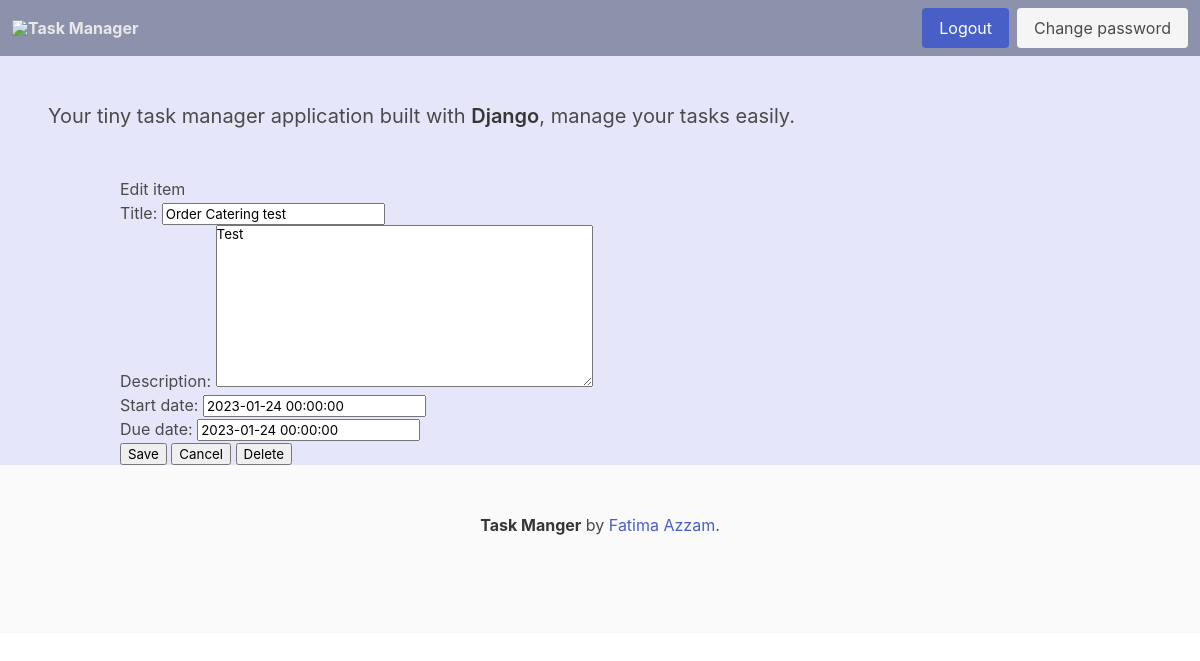
/task/46/ (signed in), run on an earlier commit of the app's database.
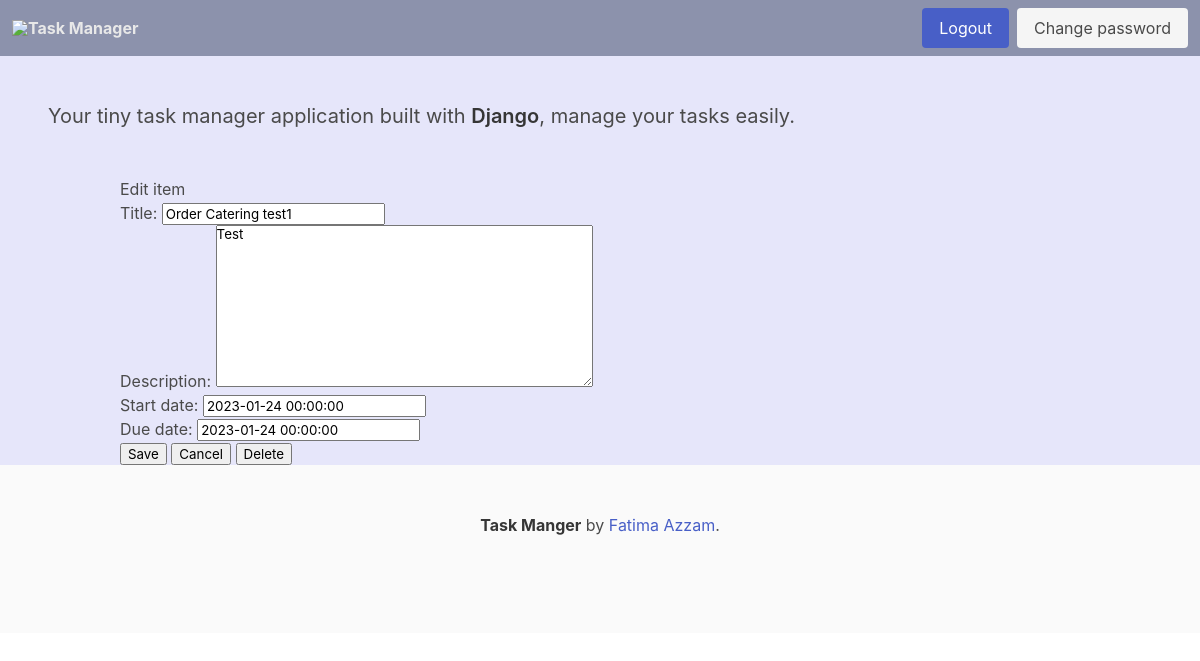
And on a later commit of the database.
### task_app/models.py (models this page shows, shortened)
class TaskItem(models.Model):
    title = models.CharField(max_length=100,  unique=True)
    description = models.TextField(null=True, blank=True)
    created_date = models.DateTimeField(auto_now_add=True)
    start_date = models.DateTimeField(default=timezone.now)
    due_date = models.DateTimeField(default=one_week_hence)
    class Meta:
        ordering = ["due_date"]

### task_app/views.py (the view)
# urls.py: path("task/<int:pk>/", views.ItemUpdate.as_view(), name="item-update", ),
class ItemUpdate(UpdateView):
    model = TaskItem
    fields = [
        "title",
        "description",
        "start_date",
        "due_date",
        ]
    @method_decorator(login_required)
    def dispatch(self, *args, **kwargs):
        return super(ItemUpdate, self).dispatch(*args, **kwargs)
    def get_context_data(self):
        context = super(ItemUpdate, self).get_context_data()
        context["title"] = "Edit item"
        return context

### task_app/templates/task_app/taskitem_form.html (shortened to what this page needs)
{% extends "base.html" %}
{% block content %}
<h3>{{ title }}</h3>
<div>
    <div>
        <form method="post">
            {{ form.as_p }}
            <input
                value="Save"
                type="submit">
           <input
                value="Cancel"
                type="button"
                onclick="location.href='{% url "index" %}';">
            {% if object %}
            <input
                value="Delete"
                type="button"
                onclick="location.href=
                '{% url "task-delete" object.id %}'">
            {% endif %}
        </form>
    </div>
</div>
{% endblock %}

What changed in the data, as far as the page shows it:
changed TaskItem "Test": title "Order Catering test" → "Order Catering test1"
